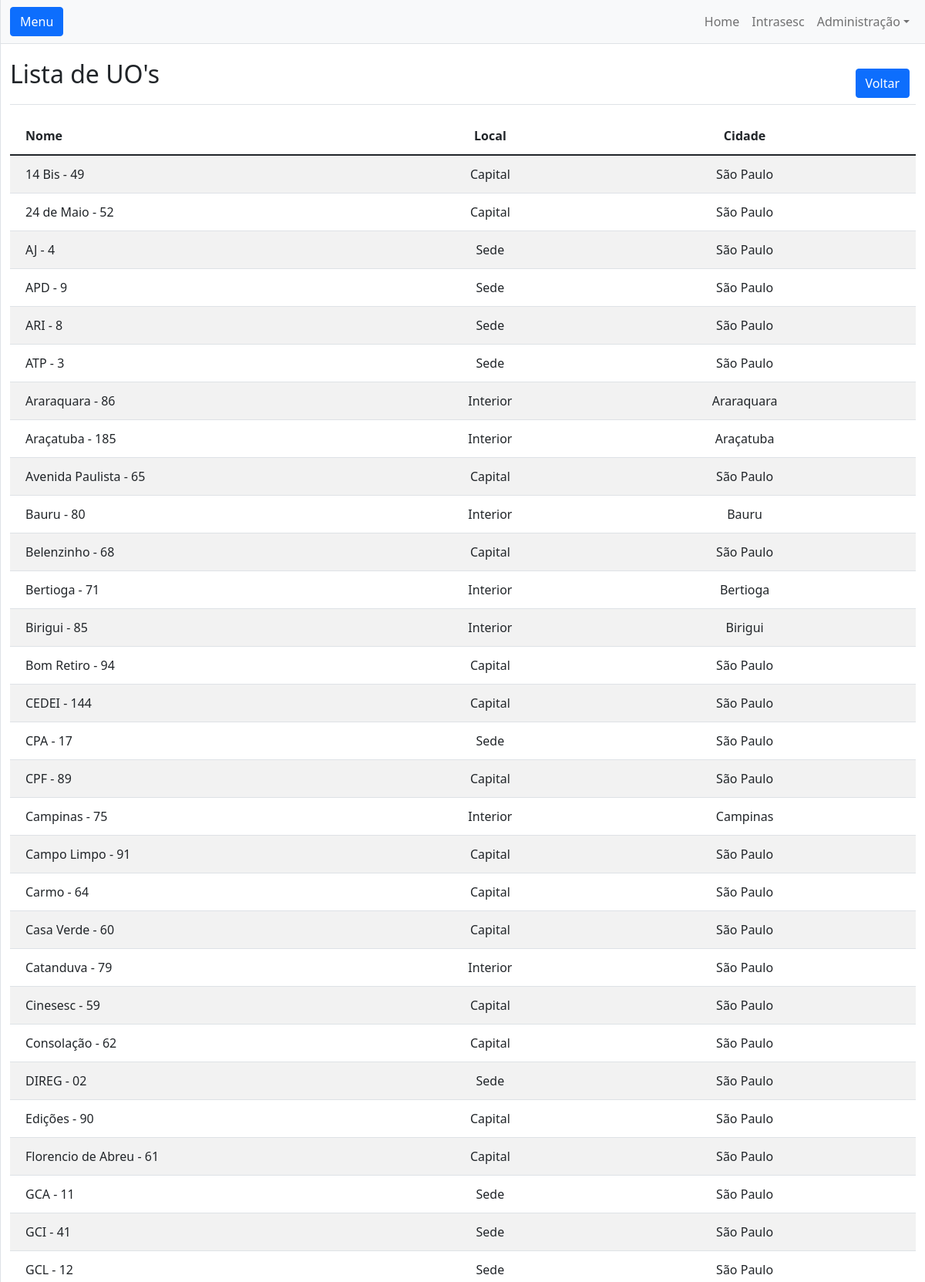
/unidades (upper part), run on the app's committed database.
### create_user_app/models.py (models this page shows, shortened)
class Unidade(models.Model):
    nomeUo = models.CharField(blank=False, null=False,max_length=30,help_text="Nome da UO para exibição")
    numeroUo = models.CharField(blank=False, null=False,max_length=10,help_text="Número da UO")
    nomeUOnoAD = models.CharField(blank=False, null=False,max_length=100,help_text="Inserir o nome da unidade conforme AD, incluindo espaços caso tenha no AD")
    grupoUo = models.CharField(blank=True, null=True,max_length=500,help_text="Inserir os nomes dos grupos conforme AD, separados por virgula e sem espaçamento, exemplo: grupo1,grupo2,grupo3 ")
    cidadeUo = models.CharField(blank=False, null=False,max_length=500,default='São Paulo',help_text="Cidade da Unidade")
    LOCAL_CHOICES = (
        ('capital','CAPITAL'),
        ('interior', 'INTERIOR'),
        ('sede','SEDE'),
    )
    ESTADO_CHOICES = (
        ('SP','SP'),
        ('outros','OUTROS')
    )
    local = models.CharField(max_length=10, choices=LOCAL_CHOICES, default='capital',help_text="Inserir se a unidade está na sede, no interior ou na capital")
    estado = models.CharField(max_length=10, choices=ESTADO_CHOICES, default='SP',help_text="Estado da Unidade")
    class Meta:
      ordering = ['nomeUo']

### atendimentosistema/views.py (the view)
# urls.py: path('unidades', lista_uo, name='lista_uo'),
def lista_uo(request):
    unidades = Unidade.objects.all().order_by('nomeUo')
    return render(request, 'lista_uo.html', {'unidades':unidades})

### templates/lista_uo.html
{% extends 'partials/base.html' %}
{% load static %}
{% block main %}
<div
    class="d-flex justify-content-between flex-wrap flex-md-nowrap align-items-center pt-3 pb-2 mb-3 border-bottom">
    <h1 class="h2">Lista de UO's</h1>
    <div class="btn-toolbar mb-2 mb-md-0">
        <div class="btn-group mt-3 me-2">
            <a href="{% url 'home' %}"><button type="button"
                    class="btn btn-primary">Voltar</button></a>
        </div>
    </div>
</div>
<div class="table-responsive  ">
    <table class="table table-striped table-sm  ">
        <thead>
            <tr>
                <th>
                    <a class="nav-link text-dark text-left">Nome</a>
                </th>
                <th>
                    <a class="nav-link text-dark text-center">Local</a>
                </th>
                <th>
                    <a class="nav-link text-dark text-center">Cidade</a>
                </th>
            </tr>
        </thead>
        {% for unidade in unidades %}
        <tr>
            <td>
                <a class="nav-link text-dark text-left">{{unidade.nomeUo}} - {{unidade.numeroUo}} </a>
            </td>
            <td>
                <a class="nav-link text-dark text-center text-capitalize">{{unidade.local}} </a>
            </td>
            <td>
                <a class="nav-link text-dark text-center">{{unidade.cidadeUo}} </a>
            </td>
        </tr>
        {% endfor %}
    </table>
</div>
{% endblock %}

### data on the page
Unidade: nomeUo "14 Bis", numeroUo "49", local "Capital", cidadeUo "São Paulo"
Unidade: nomeUo "24 de Maio", numeroUo "52", local "Capital", cidadeUo "São Paulo"
Unidade: nomeUo "AJ", numeroUo "4", local "Sede", cidadeUo "São Paulo"
Unidade: nomeUo "APD", numeroUo "9", local "Sede", cidadeUo "São Paulo"
Unidade: nomeUo "ARI", numeroUo "8", local "Sede", cidadeUo "São Paulo"
Unidade: nomeUo "ATP", numeroUo "3", local "Sede", cidadeUo "São Paulo"
Unidade: nomeUo "Araraquara", numeroUo "86", local "Interior", cidadeUo "Araraquara"
Unidade: nomeUo "Araçatuba", numeroUo "185", local "Interior", cidadeUo "Araçatuba"
Unidade: nomeUo "Avenida Paulista", numeroUo "65", local "Capital", cidadeUo "São Paulo"
Unidade: nomeUo "Bauru", numeroUo "80", local "Interior", cidadeUo "Bauru"
Unidade: nomeUo "Belenzinho", numeroUo "68", local "Capital", cidadeUo "São Paulo"
Unidade: nomeUo "Bertioga", numeroUo "71", local "Interior", cidadeUo "Bertioga"
Unidade: nomeUo "Birigui", numeroUo "85", local "Interior", cidadeUo "Birigui"
Unidade: nomeUo "Bom Retiro", numeroUo "94", local "Capital", cidadeUo "São Paulo"
Unidade: nomeUo "CEDEI", numeroUo "144", local "Capital", cidadeUo "São Paulo"
Unidade: nomeUo "CPA", numeroUo "17", local "Sede", cidadeUo "São Paulo"
Unidade: nomeUo "CPF", numeroUo "89", local "Capital", cidadeUo "São Paulo"
Unidade: nomeUo "Campinas", numeroUo "75", local "Interior", cidadeUo "Campinas"
Unidade: nomeUo "Campo Limpo", numeroUo "91", local "Capital", cidadeUo "São Paulo"
Unidade: nomeUo "Carmo", numeroUo "64", local "Capital", cidadeUo "São Paulo"
Unidade: nomeUo "Casa Verde", numeroUo "60", local "Capital", cidadeUo "São Paulo"
Unidade: nomeUo "Catanduva", numeroUo "79", local "Interior", cidadeUo "São Paulo"
Unidade: nomeUo "Cinesesc", numeroUo "59", local "Capital", cidadeUo "São Paulo"
Unidade: nomeUo "Consolação", numeroUo "62", local "Capital", cidadeUo "São Paulo"
Unidade: nomeUo "DIREG", numeroUo "02", local "Sede", cidadeUo "São Paulo"
Unidade: nomeUo "Edições", numeroUo "90", local "Capital", cidadeUo "São Paulo"
Unidade: nomeUo "Florencio de Abreu", numeroUo "61", local "Capital", cidadeUo "São Paulo"
Unidade: nomeUo "GCA", numeroUo "11", local "Sede", cidadeUo "São Paulo"
Unidade: nomeUo "GCI", numeroUo "41", local "Sede", cidadeUo "São Paulo"
Unidade: nomeUo "GCL", numeroUo "12", local "Sede", cidadeUo "São Paulo"
